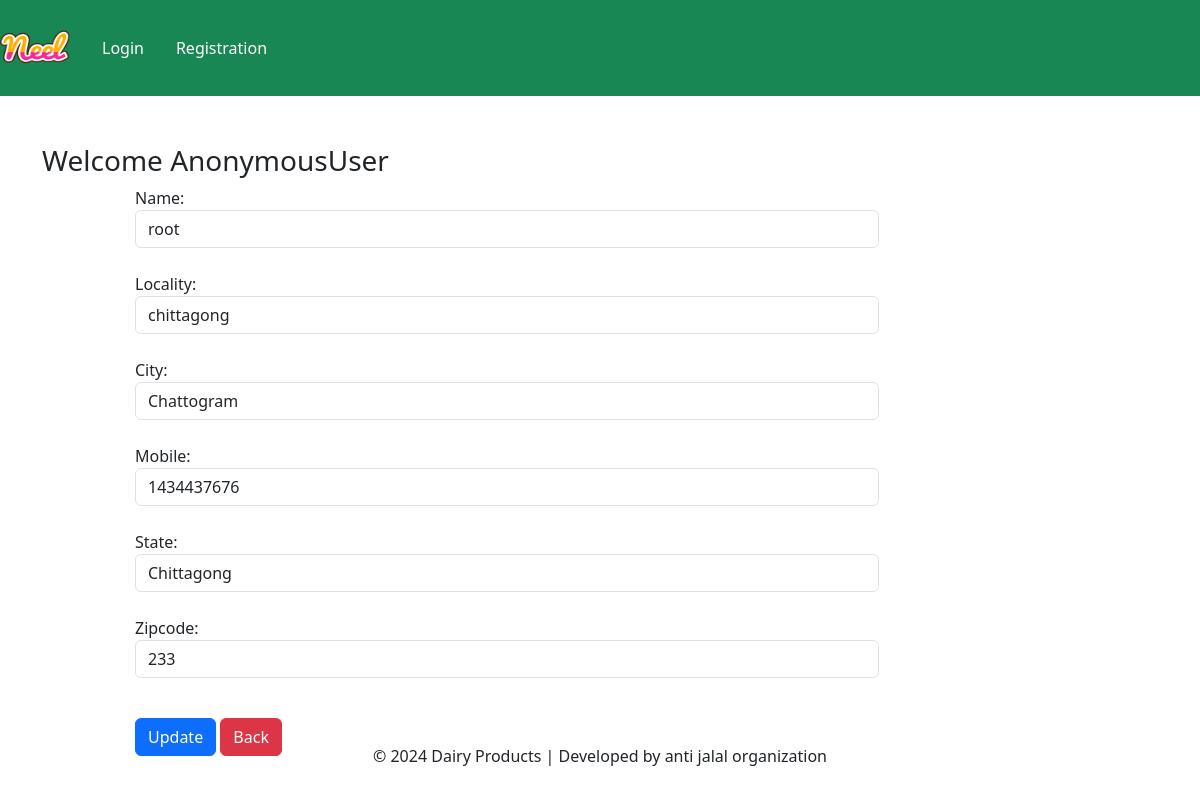
Screenshot of /updateAddress/1 with the database file from the repository.
### app/models.py (models this page shows, shortened)
class Customer(models.Model):
    user = models.ForeignKey(User, on_delete=models.CASCADE)  # Link to the User model (One-to-One)
    name = models.CharField(max_length=200)  # Customer's name
    locality = models.CharField(max_length=200)  # Locality or area where the customer resides
    city = models.CharField(max_length=50)  # City where the customer resides
    mobile = models.IntegerField(default=0)  # Mobile number of the customer
    zipcode = models.IntegerField()  # Postal code for the customer address
    state = models.CharField(choices=STATE_CHOICES, max_length=100)  # State of the customer (from the predefined choices)

### app/views.py (the view, shortened to what this page needs)
# urls.py: path('updateAddress/<int:pk>', views.updateAddress.as_view(), name='updateAddress'),  # Update address page
class updateAddress(View):
    def get(self, request, pk):
        add = Customer.objects.get(pk=pk)
        form = CustomerProfileForm(instance=add)
        totalitem = 0
        if request.user.is_authenticated:
           totalitem = len(Cart.objects.filter(user=request.user))
        return render(request, 'app/updateAddress.html', locals())

### app/forms.py
class CustomerProfileForm(forms.ModelForm):
    class Meta:
        model = Customer
        fields = ['name', 'locality', 'city', 'mobile', 'state', 'zipcode']
        widgets = {
            'name': forms.TextInput(attrs={'class': 'form-control'}),  # Name field styling
            'locality': forms.TextInput(attrs={'class': 'form-control'}),  # Locality field styling
            'city': forms.TextInput(attrs={'class': 'form-control'}),  # City field styling
            'mobile': forms.NumberInput(attrs={'class': 'form-control'}),  # Mobile field styling
            'state': forms.Select(attrs={'class': 'form-control'}),  # State dropdown styling
            'zipcode': forms.NumberInput(attrs={'class': 'form-control'}),  # Zipcode field styling
        }

### app/templates/app/updateAddress.html (shortened to what this page needs)
{% extends 'app/base.html' %}
{% load static %}
{% block main-content %}
<div class="container my-5">
    <div class="row">
        <h3>Welcome <span class="text-capitalize">{{request.user}}</span></h3>
    </div>
    <div class="col-sm-8 offset-sm-1">
        <form action="" method="post">
            {% for fm in form %}
                {{fm.label_tag}} {{fm}} <small class="text-danger">{{fm.errors|striptags}}</small> <br>
            {% endfor %}
            <div class="col-12 mt-3">
                <button type="submit" class="btn btn-primary">Update</button>
                <a href="{% url 'address' %}" type='button' class='btn btn-danger'>Back</a>
            </div>
        </form>
    </div>
</div>
{% endblock main-content %}

### rows the page displays
Customer: form "root" "chittagong" "Chattogram" "1434437676" "Chittagong" "233"

### other values shown
{{ request.user }} "AnonymousUser"
{{ fm.label_tag }} "Name:" "Locality:" "City:" "Mobile:" "State:" "Zipcode:"
